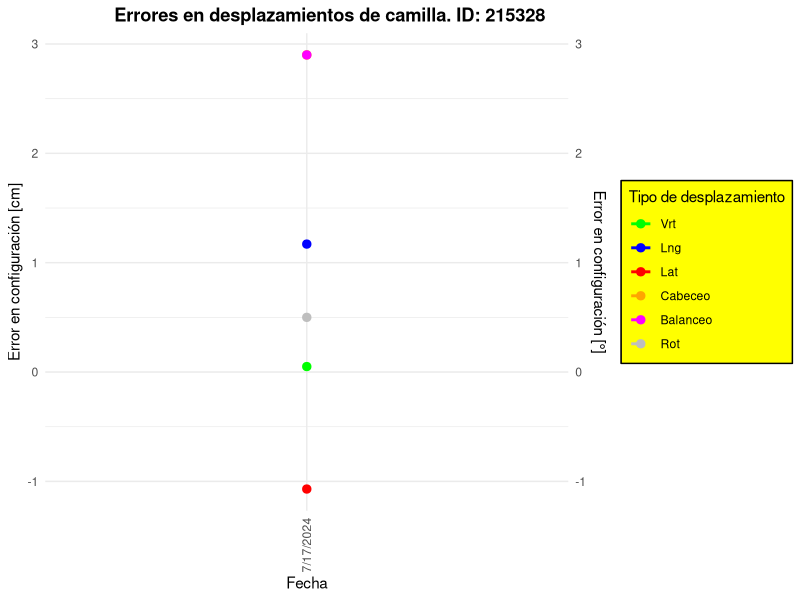
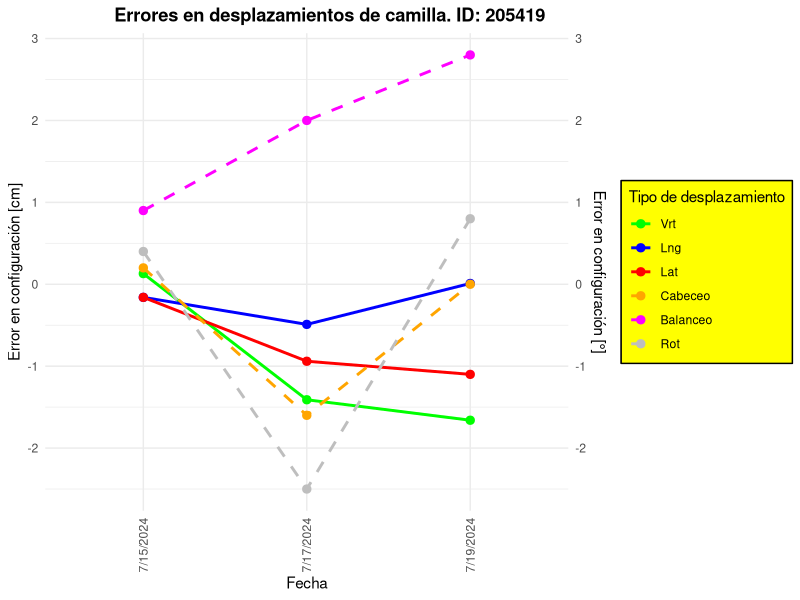
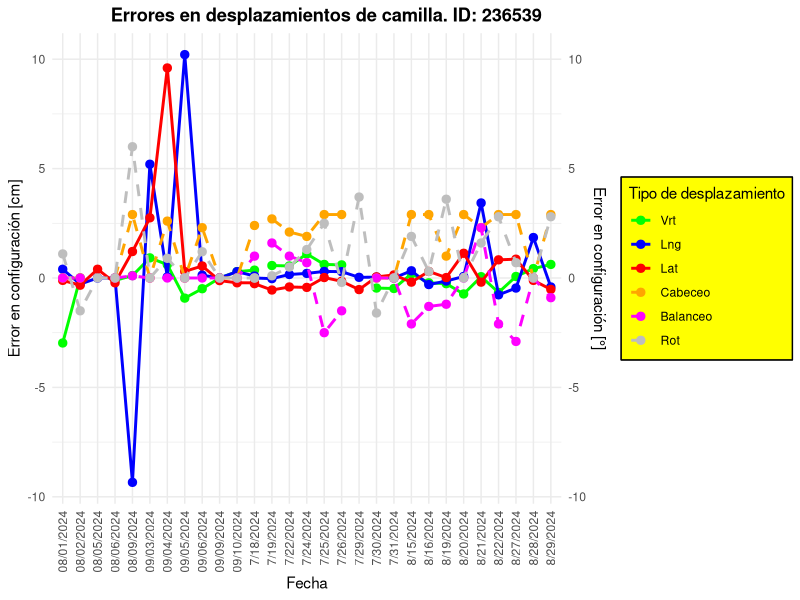
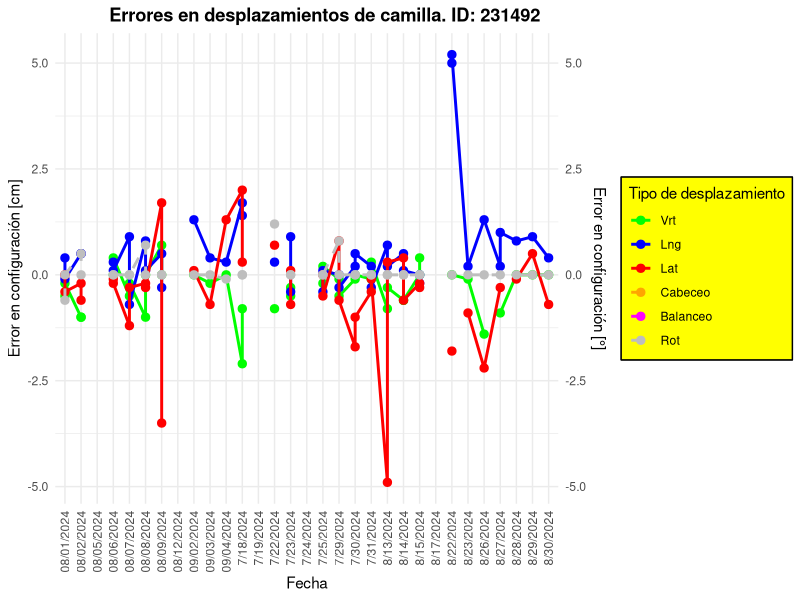
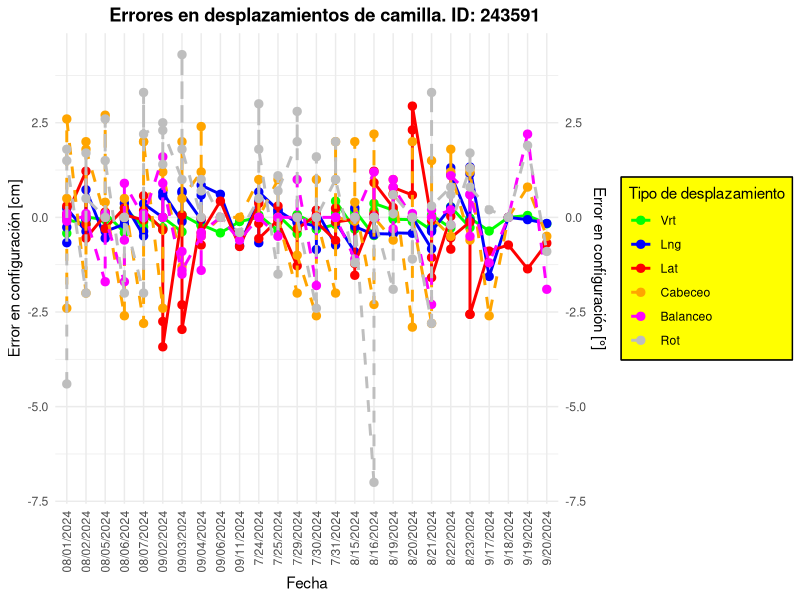
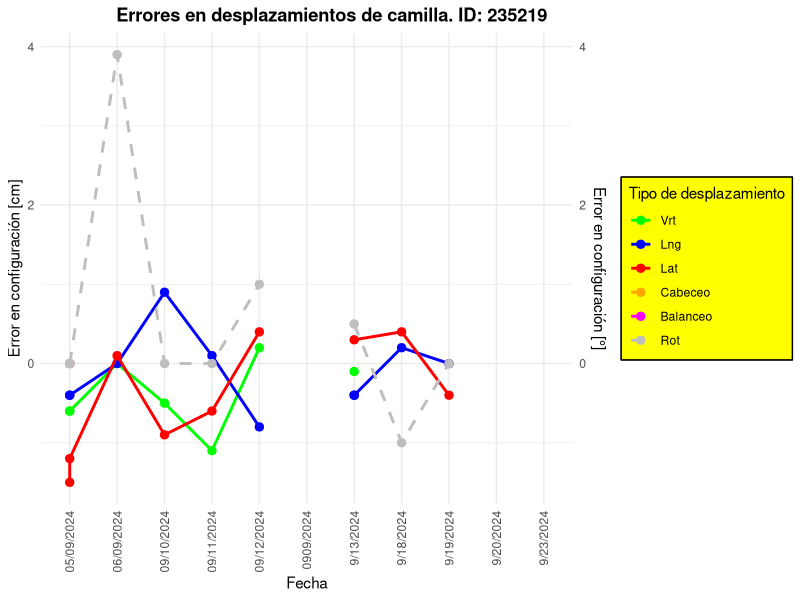
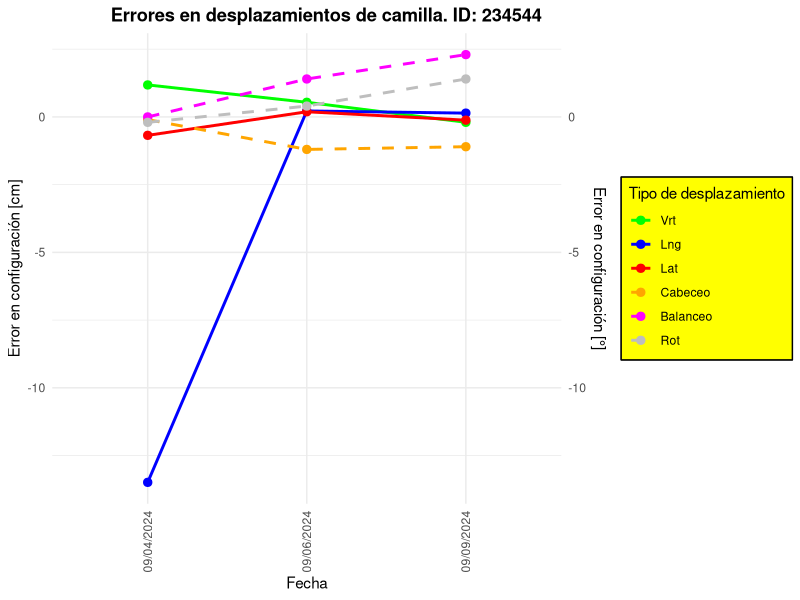
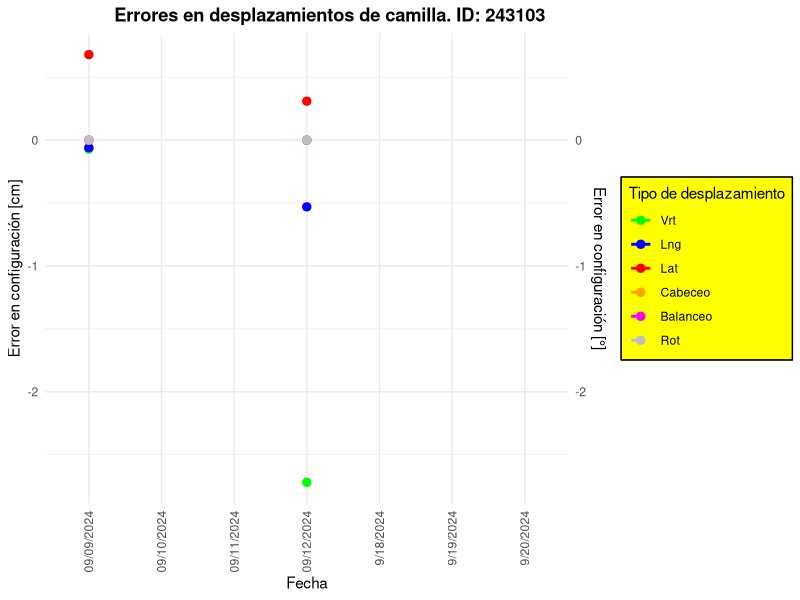

The R source for these figures, in order:
####Paquetes####

library(ggplot2)
library(tidyr)
library(dplyr)
library(ggthemes)

####Datos####

setwd("C:\\Users\\c-lop\\Documents\\GitHub\\Radioterapia_SS\\Desplazamiento_camilla")

datos<-read.csv("colchones.csv",header=TRUE)

str(datos)

errores_col <- c("vrt", "lng", "lat", "cabeceo", "balanceo", "rot")

errores_col_num <- c("vrt_num", "lng_num", "lat_num", "cabeceo_num", "balanceo_num", "rot_num")

for (col in errores_col) {
  datos[[paste0(col, "_num")]] <- as.numeric(na_if(datos[[col]], "n.d."))
  datos[[paste0(col, "_num")]] <- as.numeric(na_if(datos[[col]], "n.i."))
}

####Gráficas errores####

ids_pacientes <- unique(datos$id)

# Filtrar datos para un paciente específico y graficar errores

for (id_f in ids_pacientes) {
  datos_paciente <- datos %>% filter(id == id_f)
  
  p_general_paciente <- ggplot(datos_paciente, aes(x = fecha)) +
    
    geom_line(aes(y = vrt_num, color = "Vrt", group = id_f), size = 1, na.rm = TRUE) +
    geom_point(aes(y = vrt_num, color = "Vrt", group = id_f), size = 2.5, na.rm = TRUE) +
    
    geom_line(aes(y = lng_num, color = "Lng", group = id_f), size = 1, na.rm = TRUE) +
    geom_point(aes(y = lng_num, color = "Lng", group = id_f), size = 2.5, na.rm = TRUE) +
    
    geom_line(aes(y = lat_num, color = "Lat", group = id_f), size = 1, na.rm = TRUE) +
    geom_point(aes(y = lat_num, color = "Lat", group = id_f), size = 2.5, na.rm = TRUE) +
    
    geom_line(aes(y = cabeceo_num, color = "Cabeceo", group = id_f), size = 1, linetype = "dashed", na.rm = TRUE) +
    geom_point(aes(y = cabeceo_num, color = "Cabeceo", group = id_f), size = 2.5, na.rm = TRUE) +
    
    geom_line(aes(y = balanceo_num, color = "Balanceo", group = id_f), size = 1, linetype = "dashed", na.rm = TRUE) +
    geom_point(aes(y = balanceo_num, color = "Balanceo", group = id_f), size = 2.5, na.rm = TRUE) +
    
    geom_line(aes(y = rot_num, color = "Rot", group = id_f), size = 1, linetype = "dashed", na.rm = TRUE) +
    geom_point(aes(y = rot_num, color = "Rot", group = id_f), size = 2.5, na.rm = TRUE) +
    
    scale_y_continuous(
      name = "Error en configuración [cm]",
      sec.axis = sec_axis(~., name = "Error en configuración [°]")
    ) +
    
    # Especificar los colores para cada línea
    scale_color_manual(
      values = c("Vrt" = "green", "Lng" = "blue", "Lat" = "red",
                 "Cabeceo" = "orange", "Balanceo" = "magenta", "Rot" = "gray"),
      breaks = c("Vrt", "Lng", "Lat", "Cabeceo", "Balanceo", "Rot")
    ) +
    
    labs(
      title = paste0("Errores en desplazamientos de camilla. ID: ", id_f),
      x = "Fecha",
      color = "Tipo de desplazamiento"
    ) +
    
    # Personalizar el tema
    theme_minimal() +
    theme(
      plot.title = element_text(face = "bold", hjust = 0.75),
      axis.title.y.left = element_text(color = "black"),
      axis.title.y.right = element_text(color = "black"),
      axis.text.x = element_text(angle = 90, vjust = 0.5, hjust = 1), 
      legend.background = element_rect(fill = "yellow", color = "black", size = 0.5), 
      legend.box.background = element_rect(color = "black") 
    )
  
  # Guardar el gráfico en un archivo
  ggsave(filename = paste0("grafico_errores_", id_f, ".jpg"), plot = p_general_paciente, width = 10, height = 8)
}

####Boxplot general por desplazamiento####

colores <- c("Vrt" = "green", 
             "Lng" = "blue", 
             "Lat" = "red", 
             "Cabeceo" = "orange", 
             "Balanceo" = "magenta", 
             "Rot" = "gray")

# Cambia el stack para usar factor y establecer los nombres adecuados

datos_long <- stack(datos[, errores_col_num])
datos_long$ind <- factor(datos_long$ind, 
                         levels = c("vrt_num", "lng_num", "lat_num", "cabeceo_num", "balanceo_num", "rot_num"),
                         labels = c("Vrt", "Lng", "Lat", "Cabeceo", "Balanceo", "Rot"))

p_box_tipo_des <- ggplot(datos_long, aes(x = ind, y = values, fill = ind)) +
  geom_boxplot() +
  scale_fill_manual(values = colores) +
  labs(title = "Errores por tipo de desplazamiento",
       x = "Desplazamientos",
       y = "Errores [cm/°]") +
  guides(fill = "none") +
  theme_minimal() +
  theme(
    plot.title = element_text(face = "bold", hjust = 0.5, size = 14)
  )

# Guardar el gráfico en un archivo
ggsave(filename = paste0("boxplot_general.svg"), plot = p_box_tipo_des, width = 10, height = 8)


####Gráficas de pasteles por tipo de dato####

# Inicializar un data frame vacío para almacenar los resultados
conteo_totales <- data.frame()

# Recuento de valores por cada desplazamiento
for (col in errores_col) {
  conteo <- datos %>%
    summarise(
      tipo = col,
      error = sum(!is.na(as.numeric(na_if(datos[[col]], "n.d."))) & !is.na(as.numeric(na_if(datos[[col]], "n.i."))), na.rm = TRUE),
      n.d. = sum(datos[[col]] == "n.d.", na.rm = TRUE),
      n.i. = sum(datos[[col]] == "n.i.", na.rm = TRUE)
    )
  
  # Agregar conteo al data frame total
  conteo_totales <- rbind(conteo_totales, conteo)
}

# Ordenar y renombrar los tipos de desplazamiento
conteo_totales$tipo <- factor(conteo_totales$tipo, 
                              levels = errores_col,  # Asegura el orden
                              labels = c("Vrt", "Lng", "Lat", "Cabeceo", "Balanceo", "Rot"))  # Renombra

# Convertir el data frame en formato largo para graficar
conteo_largo <- conteo_totales %>%
  pivot_longer(cols = c(error, n.d., n.i.), names_to = "tipo_valor", values_to = "conteo")

# Calcular los porcentajes para cada tipo
conteo_largo <- conteo_largo %>%
  group_by(tipo) %>%
  mutate(percentage = conteo / sum(conteo) * 100)

# Gráfico de pastel por cada tipo de desplazamiento con porcentaje y conteo
p_pasteles_valor_tipo <- ggplot(conteo_largo, aes(x = "", y = conteo, fill = tipo_valor)) +
  geom_bar(stat = "identity", width = 1) +
  facet_wrap(~ tipo) +  # Un pastel por cada desplazamiento
  coord_polar(theta = "y") +
  scale_fill_manual(values = c("error" = "green", "n.d." = "yellow", "n.i." = "red")) +
  labs(
    title = "Distribución de datos por tipo de desplazamiento",
    fill = "Tipo de valor"
  ) +
  geom_text(aes(label = paste0(round(percentage, 1), "%\n", conteo)), 
            position = position_stack(vjust = 0.5), size = 4) +  # Mostrar porcentaje y conteo
  theme_void() +  # Elimina los ejes para el gráfico de pastel
  theme(
    plot.title = element_text(hjust = 0.75, size = 16, face = "bold"),
    strip.text = element_text(face = "bold", size = 12),
    legend.text = element_text(size = 12)
  )

# Guardar el gráfico en un archivo
ggsave(filename = paste0("pasteles_tipo_general.jpg"), plot = p_pasteles_valor_tipo, width = 10, height = 8)

####Gráfico pasteles general tipo de valor####

# Calcular los totales generales de error, n.d. y n.i.
conteo_general <- conteo_largo %>%
  group_by(tipo_valor) %>%
  summarise(conteo_total = sum(conteo))

# Calcular el porcentaje total para cada valor
conteo_general <- conteo_general %>%
  mutate(percentage = conteo_total / sum(conteo_total) * 100)

p_pastel_tipo_valor_general <- ggplot(conteo_general, aes(x = "", y = conteo_total, fill = tipo_valor)) +
  geom_bar(stat = "identity", width = 1) +
  coord_polar(theta = "y") +
  scale_fill_manual(values = c("error" = "green", "n.d." = "yellow", "n.i." = "red")) +
  labs(
    title = "Distribución general de datos",
    fill = "Tipo de valor"
  ) +
  geom_text(aes(label = paste0(round(percentage, 1), "%\n", conteo_total)), 
            position = position_stack(vjust = 0.5), size = 8) +
  theme_void() +
  theme(
    plot.title = element_text(hjust = 0.5, size = 16, face = "bold"),
    legend.text = element_text(size = 14),
    legend.title = element_text(size = 16)
  )

# Guardar el gráfico en un archivo
ggsave(filename = paste0("pastel_general.jpg"), plot = p_pastel_tipo_valor_general, width = 10, height = 8)

####Gráfico pasteles general tipo de imagen####

# Agrupar los objetos "MV_nolig", "MV_nolig_AP" y "MV_nolig_LAT" en una nueva categoría "MV_nolig_grupo"
datos$tipo_objeto <- ifelse(datos$tipo_objeto %in% c("MV_nolig", "MV_nolig_AP", "MV_nolig_LAT"), 
                            "MV_nolig_grupo", datos$tipo_objeto)

# Contar las frecuencias de cada tipo de objeto
df_conteo_objeto <- as.data.frame(table(datos$tipo_objeto))

# Calcular el porcentaje
df_conteo_objeto$porcentaje <- round(df_conteo_objeto$Freq / sum(df_conteo_objeto$Freq) * 100, 1)

# Crear las etiquetas con cantidad y porcentaje
df_conteo_objeto$etiqueta <- paste0(df_conteo_objeto$Var1, "\n", df_conteo_objeto$Freq, " (", df_conteo_objeto$porcentaje, "%)")

# Crear el gráfico de pastel con las etiquetas fuera del gráfico
p_pasteles_objeto <- ggplot(df_conteo_objeto, aes(x = "", y = Freq, fill = Var1)) +
  geom_bar(width = 1, stat = "identity") +
  coord_polar("y", start = 0) +
  geom_text(aes(label = etiqueta), position = position_stack(vjust = 0.5), size = 6) +  # Ajusta vjust para que las etiquetas estén fuera
  labs(title = "Distribución general de tipo de objeto", fill = "Tipo de objeto") +
  theme_void() +
  theme(
    plot.title = element_text(hjust = 0.5, size = 16, face = "bold"),
    legend.text = element_text(size = 14),
    legend.title = element_text(size = 16)
  )

# Guardar el gráfico en un archivo
ggsave(filename = paste0("pastel_objeto.jpg"), plot = p_pasteles_objeto, width = 10, height = 8)

